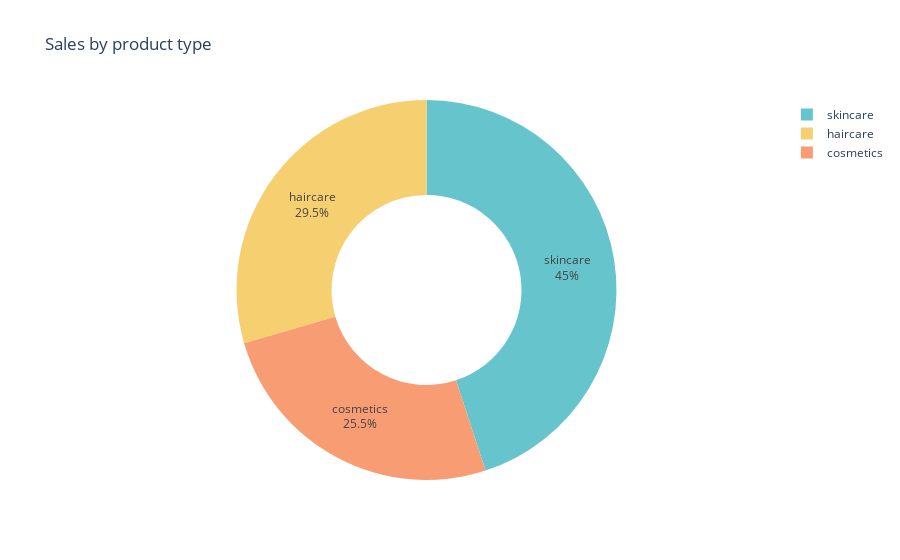

Notebook code for this chart:
### Code cell
sales_data = df.groupby("Product type")["Number of products sold"].sum().reset_index()
fig = px.pie(sales_data , values = "Number of products sold", 
            names = "Product type",
            title = "Sales by product type", 
            hover_data=["Number of products sold"],
            hole = 0.5,
            color_discrete_sequence = px.colors.qualitative.Pastel)
fig.update_traces(textposition="inside", textinfo="percent+label")
fig.show()

### Figure 1 — Plotly figure (JSON) as saved in the notebook; plotly's stock layout.template omitted (floating-point values rounded to 4 significant figures)
{"data": [{"customdata": [[11757], [13611], [20731]], "domain": {"x": [0, 1], "y": [0, 1]}, "hole": 0.5, "hovertemplate": "Product type=%{label}<br>Number of products sold=%{customdata[0]}<extra></extra>", "labels": ["cosmetics", "haircare", "skincare"], "legendgroup": "", "name": "", "showlegend": true, "textinfo": "percent+label", "textposition": "inside", "type": "pie", "values": [11757, 13611, 20731]}], "layout": {"legend": {"tracegroupgap": 0}, "piecolorway": ["rgb(102, 197, 204)", "rgb(246, 207, 113)", "rgb(248, 156, 116)", "rgb(220, 176, 242)", "rgb(135, 197, 95)", "rgb(158, 185, 243)", "rgb(254, 136, 177)", "rgb(201, 219, 116)", "rgb(139, 224, 164)", "rgb(180, 151, 231)", "rgb(179, 179, 179)"], "title": {"text": "Sales by product type"}}}
